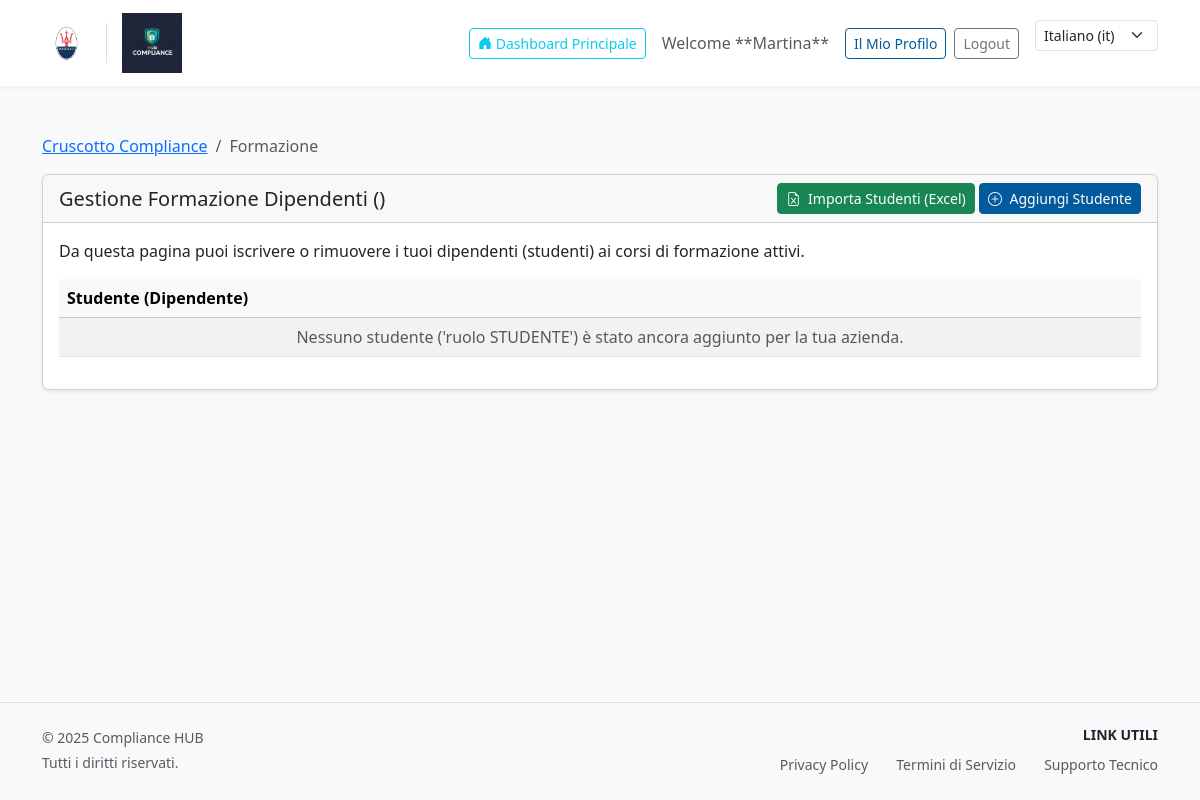
/compliance/formazione/ (signed in), run on the app's committed database.
### user_auth/models.py (models this page shows, shortened)
class Azienda(models.Model):
    nome = models.CharField(max_length=255, verbose_name=_("Nome Azienda"))
    p_iva = models.CharField(max_length=20, unique=False, verbose_name=_("P.IVA/Cod. Fisc."))
    indirizzo = models.CharField(max_length=255, blank=True, null=True, verbose_name=_("Indirizzo Sede"))
    mod_cruscotto = models.BooleanField(default=True, verbose_name=_("Attiva Cruscotto principale"))
    mod_trattamenti = models.BooleanField(default=True, verbose_name=_("Attiva Registro Trattamenti"))
    mod_documenti = models.BooleanField(default=True, verbose_name=_("Attiva Gestione Documenti"))
    mod_audit = models.BooleanField(default=True, verbose_name=_("Attiva Audit Compliance"))
    mod_incidenti = models.BooleanField(default=True, verbose_name=_("Attiva Segnalazione Incidenti"))
    mod_richieste = models.BooleanField(default=True, verbose_name=_("Attiva Richieste Interessati"))
    mod_formazione = models.BooleanField(default=True, verbose_name=_("Attiva Gestione Formazione"))
    mod_storico_audit = models.BooleanField(default=True, verbose_name=_("Attiva Storico Sessioni Audit"))
    mod_videosorveglianza = models.BooleanField(default=False, verbose_name=_("Attiva Videosorveglianza"))
    mod_tia = models.BooleanField(default=False, verbose_name=_("Attiva TIA Estero"))
    mod_organigramma = models.BooleanField(default=False, verbose_name=_("Attiva Organigramma Privacy"))
    mod_csirt = models.BooleanField(default=False, verbose_name=_("Attiva Gestione CSIRT (NIS2)"))
    logo_principale = models.ImageField(upload_to=upload_path_azienda_logo, blank=True, null=True, verbose_name=_("Logo Principale"))
    logo_attestato = models.ImageField(upload_to=upload_path_azienda_attestato, blank=True, null=True, verbose_name=_("Logo Attestato"))
    manager_users = models.ManyToManyField(
        'user_auth.CustomUser',
        related_name='aziende_gestite_direttamente',
        blank=True,
        verbose_name=_("Manager (Utenti Consulenti)")
    )
    data_creazione = models.DateTimeField(auto_now_add=True)
    is_active = models.BooleanField(default=True)
    class Meta:
        verbose_name_plural = _("Aziende")

class CustomUser(AbstractUser):
    RUOLI_CHOICES = (
        ('ADMIN', 'Amministratore di Sistema'),
        ('CONSULENTE', 'Consulente / DPO Esterno'),
        ('REFERENTE', 'Referente Privacy Aziendale'),
        ('STUDENTE', 'Dipendente / Utente E-learning'),
    )
    ruolo = models.CharField(max_length=20, choices=RUOLI_CHOICES, default='STUDENTE', verbose_name=_("Ruolo Utente"))
    azienda = models.ForeignKey(
        Azienda,
        on_delete=models.SET_NULL,
        null=True,
        blank=True,
        related_name='utenti_aziendali',
        verbose_name=_("Azienda Associata")
    )
    telefono = models.CharField(max_length=20, blank=True, null=True, verbose_name=_("Telefono"))
    data_nascita = models.DateField(blank=True, null=True, verbose_name=_("Data di Nascita"))
    is_dpo = models.BooleanField(default=False, verbose_name=_("Designato come DPO"))
    class Meta:
        verbose_name = _("Utente")
        verbose_name_plural = _("Utenti")

### courses/models.py (models this page shows, shortened)
class ImpostazioniSito(models.Model):
    nome_piattaforma = models.CharField(max_length=100, default="EasyGDPR", verbose_name=_("Nome Piattaforma"))
    colore_primario = models.CharField(max_length=7, default="#005a9c", verbose_name=_("Colore Principale (Esadecimale)"))
    colore_secondario = ColorField(
        default='#F8F9FA',
        max_length=18,
        verbose_name=_("Colore Secondario"),
        help_text=_("Usato per elementi secondari o highlight del tema.")
    )
    logo_principale = models.ImageField(upload_to=upload_path_config, blank=True, null=True, verbose_name=_("Logo Piattaforma"))
    email_service_id = models.CharField(max_length=100, blank=True, null=True, verbose_name=_("Email Service ID"))
    email_public_key = models.CharField(max_length=100, blank=True, null=True, verbose_name=_("Email Public Key"))
    email_private_key = models.CharField(max_length=100, blank=True, null=True, verbose_name=_("Email Private Key"))
    email_template_id = models.CharField(max_length=100, blank=True, null=True, verbose_name=_("Email Template ID (Benvenuto)"))
    email_reset_template_id = models.CharField(max_length=100, blank=True, null=True, verbose_name=_("Email Reset Template ID"))
    email_scadenza_template_id = models.CharField(max_length=100, blank=True, null=True, verbose_name=_("Email Scadenza Template ID"))
    email_scadenza_compito_id = models.CharField(max_length=100, blank=True, null=True, verbose_name=_("Email Scadenza Compito ID"))
    gemini_api_key = models.CharField(max_length=255, blank=True, null=True, verbose_name=_("Chiave API Google Gemini"))
    template_nomina_csirt = models.FileField(
        upload_to=upload_path_config,
        blank=True,
        null=True,
        verbose_name=_("Template Word Nomina CSIRT"),
        help_text=_("Carica qui il file .docx con i segnaposto.")
    )
    class Meta: verbose_name = _("Impostazioni Sito"); verbose_name_plural = _("Impostazioni Sito")

class Corso(models.Model):
    STATO_CHOICES = (('A', _('Attivo')), ('S', _('Sospeso')), ('F', _('Finito')))
    categoria = models.ForeignKey(CategoriaCorso, on_delete=models.SET_NULL, null=True, blank=True, verbose_name=_("Categoria"))
    nome = models.CharField(max_length=200, verbose_name=_("Titolo Corso"))
    descrizione = models.TextField(verbose_name=_("Descrizione Completa"))
    stato = models.CharField(max_length=1, choices=STATO_CHOICES, default='A', verbose_name=_("Stato"))
    durata_ore = models.DecimalField(max_digits=5, decimal_places=2, default=1.00, verbose_name=_("Durata (Ore)"))
    is_obbligatorio = models.BooleanField(default=False, verbose_name=_("Obbligatorio per tutte le aziende"))
    class Meta: verbose_name_plural = _("Corsi"); ordering = ['nome']

### compliance/views.py (the view)
    def _wrapped_view(request, *args, **kwargs):
        if not request.user.is_authenticated: return redirect('login')
        if request.user.ruolo not in ['REFERENTE', 'CONSULENTE']: return redirect('login')
        return view_func(request, *args, **kwargs)

### templates/compliance/gestione_formazione.html (shortened to what this page needs)
{% extends 'base_studente.html' %}
{% load i18n %}
{% block content %}
<div class="row">
    <div class="col-12">
        <nav aria-label="breadcrumb">
            <ol class="breadcrumb">
                <li class="breadcrumb-item"><a href="{% url 'dashboard_compliance' %}">{% translate "Cruscotto Compliance" %}</a></li>
                <li class="breadcrumb-item active" aria-current="page">{{ titolo_pagina }}</li>
            </ol>
        </nav>
        <div class="card shadow-sm mb-4">
            <div class="card-header d-flex justify-content-between align-items-center">
                <h5 class="mb-0">{% translate "Gestione Formazione Dipendenti" %} ({{ azienda.nome }})</h5>
                <div>
                    <a href="{% url 'referente_import_excel' %}" class="btn btn-success btn-sm">
                        <i class="bi bi-file-earmark-excel me-1"></i> {% translate "Importa Studenti (Excel)" %}
                    </a>
                    <a href="{% url 'studente_create' %}" class="btn btn-primary btn-sm">
                        <i class="bi bi-plus-circle me-1"></i> {% translate "Aggiungi Studente" %}
                    </a>
                </div>
            </div>
            <div class="card-body">
                <p>{% translate "Da questa pagina puoi iscrivere o rimuovere i tuoi dipendenti (studenti) ai corsi di formazione attivi." %}</p>
                <div class="table-responsive">
                    <table class="table table-striped table-hover">
                        <thead class="table-light">
                            <tr>
                                <th scope="col">{% translate "Studente (Dipendente)" %}</th>
                                {% for corso in corsi_list %}
                                    <th scope="col" class="text-center">{{ corso.titolo }}</th>
                                {% endfor %}
                            </tr>
                        </thead>
                        <tbody>
                            {% for item in studenti_list %}
                            <tr>
                                <td>
                                    <strong>{{ item.studente.get_full_name }}</strong>
                                    <br>
                                    <small class="text-muted">{{ item.studente.email }}</small>
                                    <br>
                                    <a href="{% url 'studente_update' item.studente.pk %}" class="btn btn-link btn-sm p-0">{% translate "Modifica" %}</a>
                                </td>
                                {% for corso in corsi_list %}
                                    <td class="text-center align-middle">
                                        {% if corso.id in item.iscrizioni_set %}
                                            <i class="bi bi-check-circle-fill text-success fs-5" title="Iscritto"></i>
                                            <form action="{% url 'gestione_formazione' %}" method="post" class="d-inline ms-2">
                                                {% csrf_token %}
                                                <input type="hidden" name="studente_id" value="{{ item.studente.id }}">
                                                <input type="hidden" name="corso_id" value="{{ corso.id }}">
                                                <button type="submit" name="action_remove" class="btn btn-outline-danger btn-sm" title="Rimuovi iscrizione">
                                                    <i class="bi bi-x-lg"></i>
                                                </button>
                                            </form>
                                        {% else %}
                                            <form action="{% url 'gestione_formazione' %}" method="post" class="d-inline">
                                                {% csrf_token %}
                                                <input type="hidden" name="studente_id" value="{{ item.studente.id }}">
                                                <input type="hidden" name="corso_id" value="{{ corso.id }}">
                                                <button type="submit" name="action_add" class="btn btn-outline-primary btn-sm" title="Iscrivi studente">
                                                    <i class="bi bi-plus-lg"></i>
                                                </button>
                                            </form>
                                        {% endif %}
                                    </td>
                                {% endfor %}
                            </tr>
                            {% empty %}
                            <tr>
                                <td colspan="{{ corsi_list|length|add:1 }}" class="text-center text-muted">
                                    {% translate "Nessuno studente ('ruolo STUDENTE') è stato ancora aggiunto per la tua azienda." %}
                                </td>
                            </tr>
                            {% endfor %}
                        </tbody>
                    </table>
                </div>
            </div>
        </div>
    </div>
</div>
{% endblock %}

### templates/base_studente.html (shortened to what this page needs)
{% load static %}
{% load i18n %}
<!DOCTYPE html>
<html lang="{{ request.LANGUAGE_CODE }}">
<head>
    <link href="https://cdn.jsdelivr.net/npm/bootstrap@5.3.3/dist/css/bootstrap.min.css" rel="stylesheet">
</head>
<body>
    <nav class="navbar navbar-expand-lg navbar-light mb-4">
        <div class="container">
            <a class="navbar-brand d-flex align-items-center" href="{% url 'dashboard_studente' %}">
                {% if request.user.is_authenticated and azienda_corrente and azienda_corrente.logo_principale %}
                    <img src="{{ azienda_corrente.logo_principale.url }}" alt="Logo Azienda" class="logo-azienda">
                {% endif %}
                {% if config.logo_principale %}
                    <img src="{{ config.logo_principale.url }}" alt="Logo Piattaforma" class="logo-piattaforma">
                {% else %}
                    <strong>{{ config.nome_piattaforma|default:"Piattaforma" }}</strong>
                {% endif %}
            </a>
            <div class="d-flex align-items-center">
                {% if user.is_authenticated %}
                    <a href="{% url 'dashboard_studente' %}" class="btn btn-outline-info btn-sm me-3">
                        <i class="bi bi-house-door-fill"></i> {% translate "Dashboard Principale" %}
                    </a>
                    <span class="navbar-text me-3 d-none d-md-block">
                        {% translate "Benvenuto," %} **{{ user.first_name|default:user.username }}**
                    </span>
                    <a href="{% url 'profilo_utente' %}" class="btn btn-outline-primary btn-sm me-2">{% translate "Il Mio Profilo" %}</a>
                    <a href="{% url 'logout' %}" class="btn btn-outline-secondary btn-sm">Logout</a>
                {% else %}
                    <a href="{% url 'login' %}" class="btn btn-primary btn-sm">Login</a>
                {% endif %}
                <form action="{% url 'set_language' %}" method="post" class="ms-3 d-flex">
                    <select name="language" class="form-select form-select-sm" onchange="this.form.submit()">
                        {% get_current_language as CURRENT_LANGUAGE %}
                        {% get_available_languages as LANGUAGES %}
                        {% for lang_code, lang_name in LANGUAGES %}
                            <option value="{{ lang_code }}" {% if lang_code == CURRENT_LANGUAGE %}selected{% endif %}>
                                {{ lang_name }} ({{ lang_code }})
                            </option>
                        {% endfor %}
                    </select>
                </form>
            </div>
        </div>
    </nav>
    <div class="container mt-4 main-content">
        {% block content %}{% endblock %}
    </div>
    <footer class="container-fluid mt-5 py-4 border-top bg-light">
        <div class="container">
            <div class="row">
                <div class="col-md-6 text-center text-md-start">
                    <p class="mb-1 text-muted small">
                        {% if config.nome_piattaforma %}
                            © {% now "Y" %} {{ config.nome_piattaforma }}
                        {% else %}
                            © {% now "Y" %} Piattaforma E-learning Compliance.
                        {% endif %}
                    </p>
                    <p class="mb-0 text-muted small">{% translate "Tutti i diritti riservati." %}</p>
                </div>
                <div class="col-md-6 text-center text-md-end">
                    <h6 class="text-uppercase small fw-bold mb-2">{% translate "Link Utili" %}</h6>
                    <ul class="list-inline mb-0">
                        <li class="list-inline-item"><a href="/privacy/" class="text-decoration-none text-muted small">{% translate "Privacy Policy" %}</a></li>
                        <li class="list-inline-item ms-3"><a href="/terms/" class="text-decoration-none text-muted small">{% translate "Termini di Servizio" %}</a></li>
                        <li class="list-inline-item ms-3"><a href="mailto:supporto@esempio.com" class="text-decoration-none text-muted small">{% translate "Supporto Tecnico" %}</a></li>
                    </ul>
                </div>
            </div>
        </div>
    </footer>
</body>
</html>

### data on the page
Azienda: logo_principale (picture)
ImpostazioniSito: logo_principale (picture), nome_piattaforma "Compliance HUB"
CustomUser: first_name "Martina"

### other printed values
{{ titolo_pagina }} "Formazione"
form field language "Italiano (it)"
